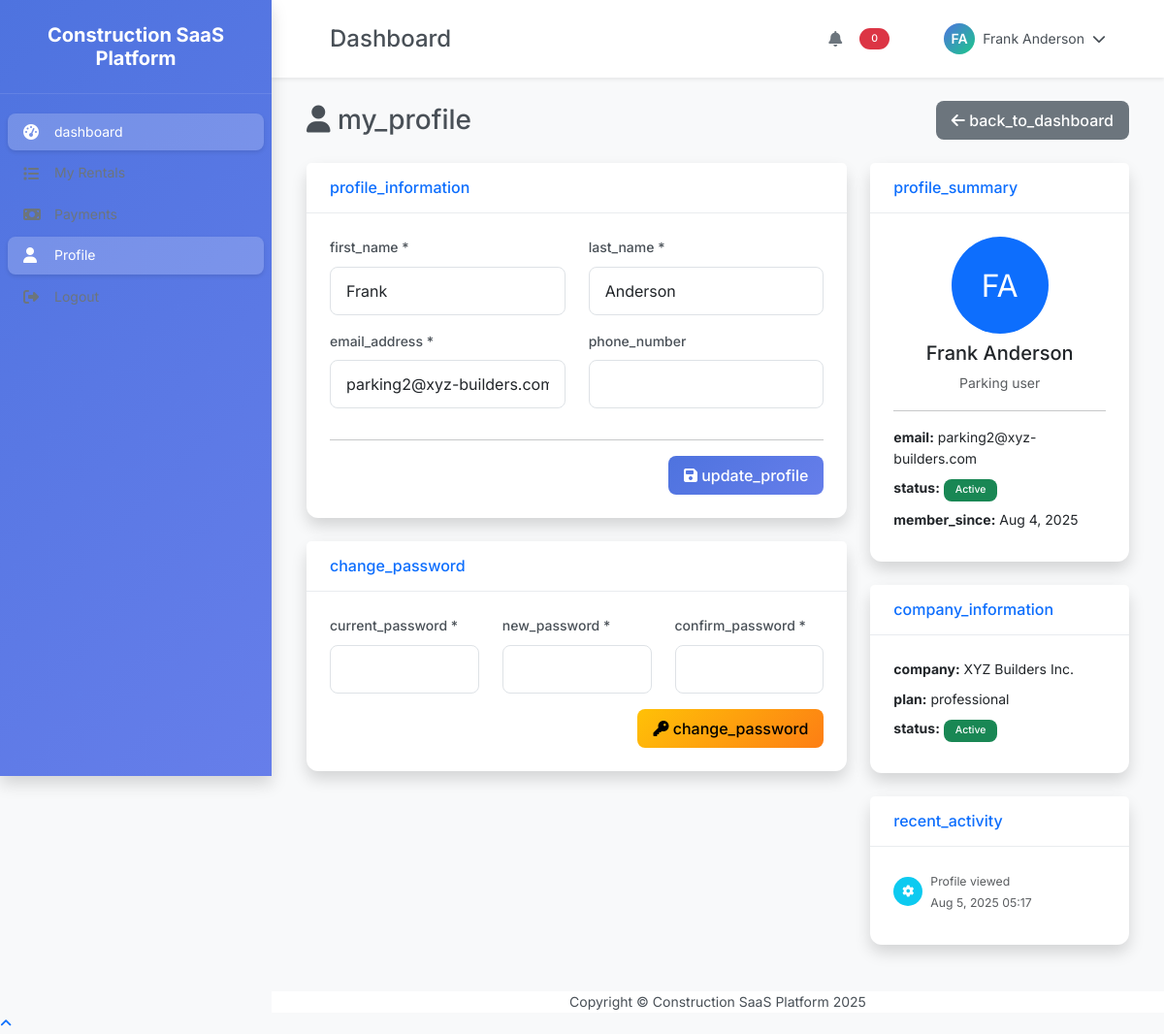
/profile/index.php (signed in), run on the app's committed database.
### tables this page shows
CREATE TABLE languages (
    id INT PRIMARY KEY AUTO_INCREMENT,
    language_code VARCHAR(5) UNIQUE NOT NULL,
    language_name VARCHAR(50) NOT NULL,
    language_name_native VARCHAR(50) NOT NULL,
    direction VARCHAR(3) DEFAULT 'ltr',
    is_active BOOLEAN DEFAULT TRUE,
    is_default BOOLEAN DEFAULT FALSE,
    created_at TIMESTAMP DEFAULT CURRENT_TIMESTAMP,
    updated_at TIMESTAMP DEFAULT CURRENT_TIMESTAMP ON UPDATE CURRENT_TIMESTAMP
);

CREATE TABLE users (
    id INT PRIMARY KEY AUTO_INCREMENT,
    company_id INT,
    username VARCHAR(50) UNIQUE,
    email VARCHAR(100) UNIQUE NOT NULL,
    password_hash VARCHAR(255) NOT NULL,
    first_name VARCHAR(50) NOT NULL,
    last_name VARCHAR(50) NOT NULL,
    phone VARCHAR(20),
    role VARCHAR(20) NOT NULL DEFAULT 'employee',
    status VARCHAR(20) DEFAULT 'active',
    is_active BOOLEAN DEFAULT TRUE,
    last_login TIMESTAMP NULL,
    created_at TIMESTAMP DEFAULT CURRENT_TIMESTAMP,
    updated_at TIMESTAMP DEFAULT CURRENT_TIMESTAMP ON UPDATE CURRENT_TIMESTAMP,
    FOREIGN KEY (company_id) REFERENCES companies(id) ON DELETE CASCADE
);

CREATE TABLE companies (
    id INT PRIMARY KEY AUTO_INCREMENT,
    company_code VARCHAR(20) UNIQUE NOT NULL,
    company_name VARCHAR(100) NOT NULL,
    contact_person VARCHAR(100),
    contact_email VARCHAR(100),
    contact_phone VARCHAR(20),
    address TEXT,
    city VARCHAR(50),
    state VARCHAR(50),
    country VARCHAR(50),
    subscription_plan VARCHAR(20) DEFAULT 'basic',
    subscription_status VARCHAR(20) DEFAULT 'trial',
    trial_ends_at DATE,
    max_employees INT DEFAULT 25,
    max_machines INT DEFAULT 50,
    max_projects INT DEFAULT 25,
    employee_count INT DEFAULT 0,
    is_active BOOLEAN DEFAULT TRUE,
    created_at TIMESTAMP DEFAULT CURRENT_TIMESTAMP,
    updated_at TIMESTAMP DEFAULT CURRENT_TIMESTAMP ON UPDATE CURRENT_TIMESTAMP
);

### public/profile/index.php (the view, shortened to what the rows shown need)
<?php
require_once '../../config/config.php';
require_once '../../includes/header.php';
$db = new Database();
$conn = $db->getConnection();
$current_user = getCurrentUser();
$company_id = getCurrentCompanyId();
$stmt = $conn->prepare("
    SELECT u.*, e.phone, e.employee_code, e.position, e.monthly_salary, e.daily_rate
    FROM users u
    LEFT JOIN employees e ON u.id = e.user_id AND e.company_id = ?
    WHERE u.id = ?
");
$stmt->execute([$company_id, $current_user['id']]);
$user_details = $stmt->fetch(PDO::FETCH_ASSOC);
if ($current_user['role'] === 'super_admin') {
    $stmt = $conn->prepare("
        SELECT c.*, c.subscription_plan as plan_name
        FROM companies c
        WHERE c.id = ?
    ");
    $stmt->execute([$company_id]);
    $company_info = $stmt->fetch(PDO::FETCH_ASSOC);
} else {
    $stmt = $conn->prepare("
        SELECT c.*, c.subscription_plan as plan_name
        FROM companies c
        WHERE c.id = ?
    ");
    $stmt->execute([$company_id]);
    $company_info = $stmt->fetch(PDO::FETCH_ASSOC);
}
?>
<div class="container-fluid">
    <div class="d-sm-flex align-items-center justify-content-between mb-4">
        <h1 class="h3 mb-0 text-gray-800">
            <i class="fas fa-user"></i> <?php echo __('my_profile'); ?>
        </h1>
        <a href="../dashboard/" class="btn btn-secondary">
            <i class="fas fa-arrow-left"></i> <?php echo __('back_to_dashboard'); ?>
        </a>
    </div>
    <div class="row">
        <div class="col-lg-8">
            <div class="card shadow mb-4">
                <div class="card-header py-3">
                    <h6 class="m-0 font-weight-bold text-primary"><?php echo __('profile_information'); ?></h6>
                </div>
                <div class="card-body">
                    <form method="POST" id="profileForm">
                        <div class="row">
                            <div class="col-md-6">
                                <div class="mb-3">
                                    <label for="first_name" class="form-label"><?php echo __('first_name'); ?> *</label>
                                    <input type="text" class="form-control" id="first_name" name="first_name"
                                           value="<?php echo htmlspecialchars($user_details['first_name']); ?>"
                                           required>
                                </div>
                            </div>
                            <div class="col-md-6">
                                <div class="mb-3">
                                    <label for="last_name" class="form-label"><?php echo __('last_name'); ?> *</label>
                                    <input type="text" class="form-control" id="last_name" name="last_name"
                                           value="<?php echo htmlspecialchars($user_details['last_name']); ?>"
                                           required>
                                </div>
                            </div>
                        </div>
                        <div class="row">
                            <div class="col-md-6">
                                <div class="mb-3">
                                    <label for="email" class="form-label"><?php echo __('email_address'); ?> *</label>
                                    <input type="email" class="form-control" id="email" name="email"
                                           value="<?php echo htmlspecialchars($user_details['email']); ?>"
                                           required>
                                </div>
                            </div>
                            <div class="col-md-6">
                                <div class="mb-3">
                                    <label for="phone" class="form-label"><?php echo __('phone_number'); ?></label>
                                    <input type="tel" class="form-control" id="phone" name="phone"
                                           value="<?php echo htmlspecialchars($user_details['phone'] ?? ''); ?>">
                                </div>
                            </div>
                        </div>
                        <div class="d-flex justify-content-end">
                            <button type="submit" class="btn btn-primary">
                                <i class="fas fa-save"></i> <?php echo __('update_profile'); ?>
                            </button>
                        </div>
                    </form>
                </div>
            </div>
            <div class="card shadow mb-4">
                <div class="card-header py-3">
                    <h6 class="m-0 font-weight-bold text-primary"><?php echo __('change_password'); ?></h6>
                </div>
                <div class="card-body">
                    <form method="POST" id="passwordForm">
                        <div class="row">
                            <div class="col-md-4">
                                <div class="mb-3">
                                    <label for="current_password" class="form-label"><?php echo __('current_password'); ?> *</label>
                                    <input type="password" class="form-control" id="current_password" name="current_password" required>
                                </div>
                            </div>
                            <div class="col-md-4">
                                <div class="mb-3">
                                    <label for="new_password" class="form-label"><?php echo __('new_password'); ?> *</label>
                                    <input type="password" class="form-control" id="new_password" name="new_password" required>
                                </div>
                            </div>
                            <div class="col-md-4">
                                <div class="mb-3">
                                    <label for="confirm_password" class="form-label"><?php echo __('confirm_password'); ?> *</label>
                                    <input type="password" class="form-control" id="confirm_password" name="confirm_password" required>
                                </div>
                            </div>
                        </div>
                        <div class="d-flex justify-content-end">
                            <button type="submit" name="change_password" class="btn btn-warning">
                                <i class="fas fa-key"></i> <?php echo __('change_password'); ?>
                            </button>
                        </div>
                    </form>
                </div>
            </div>
        </div>
        <div class="col-lg-4">
            <div class="card shadow mb-4">
                <div class="card-header py-3">
                    <h6 class="m-0 font-weight-bold text-primary"><?php echo __('profile_summary'); ?></h6>
                </div>
                <div class="card-body">
                    <div class="text-center mb-3">
                        <div class="bg-primary rounded-circle d-flex align-items-center justify-content-center mx-auto" style="width: 100px; height: 100px;">
                            <span class="text-white font-weight-bold" style="font-size: 2rem;">
                                <?php echo strtoupper(substr($user_details['first_name'], 0, 1) . substr($user_details['last_name'], 0, 1)); ?>
                            </span>
                        </div>
                        <h5 class="mt-2"><?php echo htmlspecialchars($user_details['first_name'] . ' ' . $user_details['last_name']); ?></h5>
                        <p class="text-muted"><?php echo ucfirst(str_replace('_', ' ', $user_details['role'])); ?></p>
                    </div>
                    <hr>
                    <div class="mb-2">
                        <strong><?php echo __('email'); ?>:</strong> <?php echo htmlspecialchars($user_details['email']); ?>
                    </div>
                    <div class="mb-2">
                        <strong><?php echo __('status'); ?>:</strong>
                        <span class="badge bg-<?php echo $user_details['status'] === 'active' ? 'success' : 'secondary'; ?>">
                            <?php echo ucfirst($user_details['status']); ?>
                        </span>
                    </div>
                    <div class="mb-2">
                        <strong><?php echo __('member_since'); ?>:</strong> <?php echo date('M j, Y', strtotime($user_details['created_at'])); ?>
                    </div>
                </div>
            </div>
            <?php if ($company_info): ?>
            <div class="card shadow mb-4">
                <div class="card-header py-3">
                    <h6 class="m-0 font-weight-bold text-primary"><?php echo __('company_information'); ?></h6>
                </div>
                <div class="card-body">
                    <div class="mb-2">
                        <strong><?php echo __('company'); ?>:</strong> <?php echo htmlspecialchars($company_info['company_name']); ?>
                    </div>
                    <div class="mb-2">
                        <strong><?php echo __('plan'); ?>:</strong> <?php echo htmlspecialchars($company_info['plan_name'] ?? __('no_plan')); ?>
                    </div>
                    <div class="mb-2">
                        <strong><?php echo __('status'); ?>:</strong>
                        <span class="badge bg-<?php echo $company_info['subscription_status'] === 'active' ? 'success' : 'warning'; ?>">
                            <?php echo ucfirst($company_info['subscription_status']); ?>
                        </span>
                    </div>
                </div>
            </div>
            <?php endif; ?>
            <div class="card shadow mb-4">
                <div class="card-header py-3">
                    <h6 class="m-0 font-weight-bold text-primary"><?php echo __('recent_activity'); ?></h6>
                </div>
            </div>
        </div>
    </div>
</div>
<?php require_once '../../includes/footer.php'; ?>

### includes/header.php (shortened to what the rows shown need)
<?php
$base_path = __DIR__ . DIRECTORY_SEPARATOR . '..' . DIRECTORY_SEPARATOR . 'config' . DIRECTORY_SEPARATOR;
require_once $base_path . 'config.php';
$current_user = getCurrentUser();
$db = new Database();
$conn = $db->getConnection();
function getSystemSettingLocal($conn, $key, $default = '') {
    $stmt = $conn->prepare("SELECT setting_value FROM system_settings WHERE setting_key = ?");
    $stmt->execute([$key]);
    $result = $stmt->fetch(PDO::FETCH_ASSOC);
    return $result ? $result['setting_value'] : $default;
}
$platform_name = getSystemSettingLocal($conn, 'platform_name', 'Construction SaaS Platform');
$theme_mode = getSystemSettingLocal($conn, 'theme_mode', 'light');
$sidebar_style = getSystemSettingLocal($conn, 'sidebar_style', 'default');
?>
<!DOCTYPE html>
<html lang="en" dir="<?php echo isRTL() ? 'rtl' : 'ltr'; ?>">
<head>
    <link href="https://cdn.jsdelivr.net/npm/bootstrap@5.3.0/dist/css/bootstrap.min.css" rel="stylesheet">
    <link rel="stylesheet" href="https://cdnjs.cloudflare.com/ajax/libs/font-awesome/6.4.0/css/all.min.css">
</head>
<body data-theme="<?php echo $theme_mode; ?>">
    <nav class="sidebar <?php echo $sidebar_style; ?>" id="sidebar">
        <div class="sidebar-header">
            <h1 class="sidebar-brand"><?php echo htmlspecialchars($platform_name); ?></h1>
        </div>
        <ul class="sidebar-nav">
            <li class="nav-item">
                <a class="nav-link <?php echo basename($_SERVER['PHP_SELF']) == 'index.php' ? 'active' : ''; ?>" href="/constract360/construction/public/super-admin/">
                    <i class="fas fa-tachometer-alt"></i>
                    <span><?php echo __('dashboard'); ?></span>
                </a>
            </li>
        </ul>
    </nav>
    <div class="main-content" id="main-content">
        <nav class="top-navbar">
            <div class="container-fluid">
                <div class="d-flex justify-content-between align-items-center">
                    <div class="d-flex align-items-center">
                        <div class="dropdown">
                            <a class="user-dropdown-toggle" href="#" role="button" data-bs-toggle="dropdown">
                                <div class="user-avatar">
                                    <?php echo strtoupper(substr($current_user['first_name'], 0, 1) . substr($current_user['last_name'], 0, 1)); ?>
                                </div>
                                <span class="d-none d-md-inline"><?php echo htmlspecialchars($current_user['first_name'] . ' ' . $current_user['last_name']); ?></span>
                                <i class="fas fa-chevron-down ms-2"></i>
                            </a>
                        </div>
                    </div>
                </div>
            </div>
        </nav>
        <div class="container-fluid p-4">

### data on the page
languages: id "dashboard", id "my_profile", id "back_to_dashboard", id "profile_information", id "first_name", id "last_name", id "email_address", id "phone_number", id "update_profile", id "change_password", id "current_password", id "new_password", id "confirm_password", id "profile_summary", id "email", id "status", id "member_since", id "company_information", id "company", id "plan", id "recent_activity"
users: first_name+last_name "FA", first_name+last_name "Frank Anderson", first_name "Frank", last_name "Anderson", email "parking2@xyz-builders.com", role "Parking user", status "Active", created_at "Aug 4, 2025"
companies: company_name "XYZ Builders Inc.", subscription_plan "professional", subscription_status "Active"

### other printed values
$platform_name "Construction SaaS Platform"
$page_title "Dashboard"
$activity['action'] "Profile viewed"
date('M j, Y H:i', strtotime($activity['created_at'])) "Aug 5, 2025 05:17"
APP_NAME "Construction SaaS Platform"
